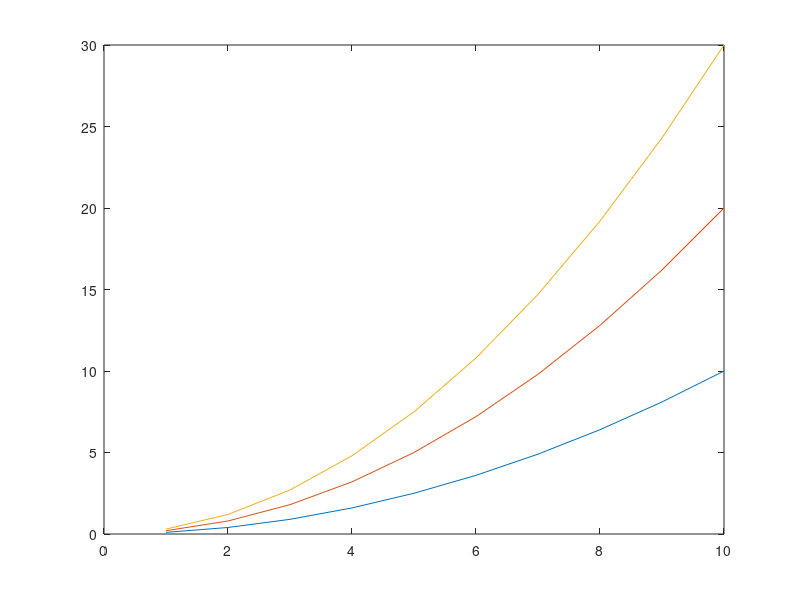

The MATLAB script that drew this image:
clear
clc
close all

x = 1:10;
hat = [0.1 0.2 0.3];

bigy = [];

for idx = 1:length(hat)
    
    y = hat(idx).*x.^2;
    
    bigy = [bigy;y];
end

plot(x,bigy)
    

